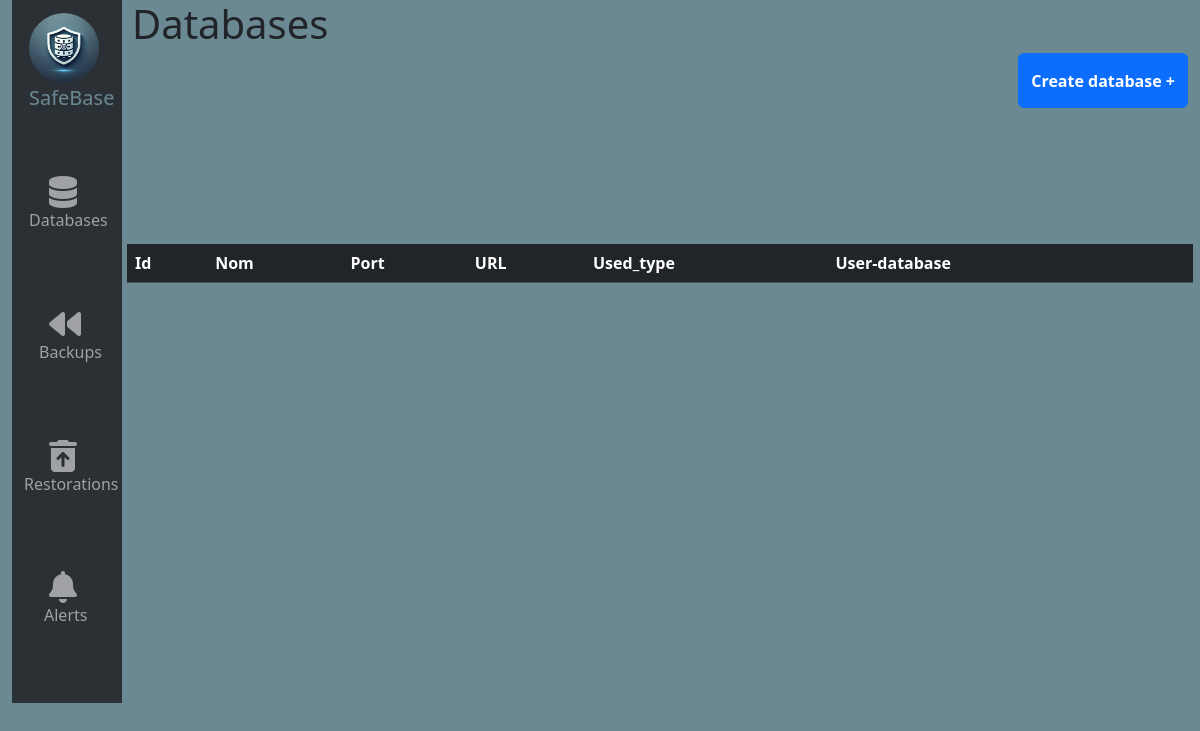
Before: / with the older database file.
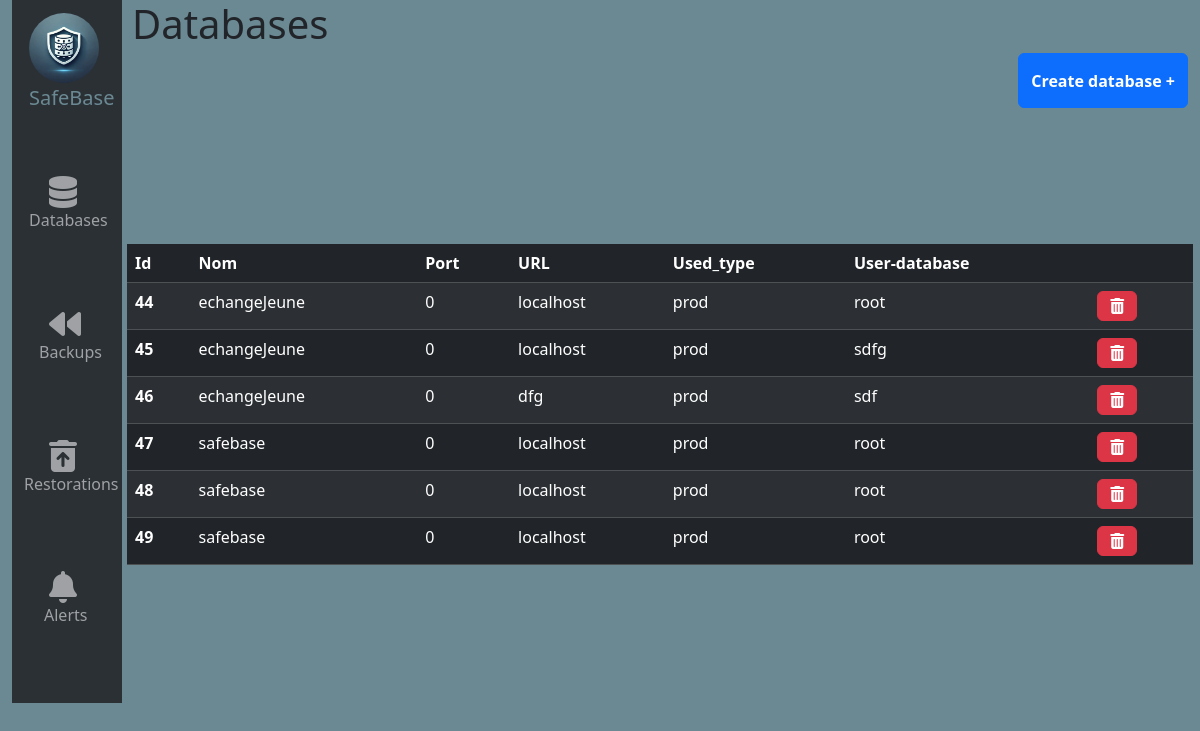
After: the same page with the newer database file.
### tables this page shows
CREATE TABLE `client_database` (
  `id` int NOT NULL AUTO_INCREMENT,
  `nom` varchar(50) DEFAULT NULL,
  `password` varchar(255) NOT NULL,
  `user_database` varchar(50) NOT NULL,
  `url` varchar(255) NOT NULL,
  `port` int DEFAULT NULL,
  `used_type` varchar(255) NOT NULL,
  `ID_Type` int NOT NULL,
  PRIMARY KEY (`id`),
  KEY `FK_Type` (`ID_Type`),
  CONSTRAINT `client_database_ibfk_1` FOREIGN KEY (`ID_Type`) REFERENCES `type` (`id`)
);

### src/Controller/CntrlAppli.php (called while the page is built, shortened)
<?php
class CntrlAppli
{
    public function getIndex()
    {
        $dao = new DaoAppli;
        $databases = $dao->getListDatabase();
        require 'src/view/index.php';
    }
}

### src/Dao/DaoAppli.php (called while the page is built, shortened)
<?php
class DaoAppli
{
    protected PDO $db;
    public function __construct(){
         $this->db = $this->getConnection();
    }
    private function getConnection() {
        $host       = "localhost";
        $db_name    = "safebase";
        $username   = "root";
        $password   = "toto";
        if (!isset($this->db)) {
            try {
                $this->db = new PDO("mysql:host=".$host.";charset=utf8;dbname=".$db_name, $username, $password);
                $this->db->setAttribute(PDO::ATTR_ERRMODE, PDO::ERRMODE_EXCEPTION);
            } catch (\PDOException $e) {
                    echo('Echec de la connexion: ' . $e->getMessage());
                die();
            }
        }
        return $this->db;
    }
    public function getListDatabase():array{
        $requete = Requete::SEL_CLIENT_DATABASE;
        $statement = $this->db->query($requete);
        $data=$statement->fetchAll();
        return $data;
    }
}

### src/View/index.php (the view, shortened to what this page needs)
<?php
require "header.php";
?>
<html>
<body>
    <div class="container-fluid d-flex">
        <?php require_once("NavBar.php") ?>
        <div class="d-flex flex-column w-100">
            <div class="d-flex justify-content-between mb-3">
                <h1 class="titre">Databases</h1>
                <button type="button" id="btnajout" data-bs-toggle="modal" data-bs-target="#exampleModal" class="btn btn-primary w-10">
                    Create database +
                </button>
            </div>
            <div class="w-100">
                <table class="table table-dark table-striped w-100">
                    <thead>
                        <tr>
                            <th scope="col">Id</th>
                            <th scope="col">Nom</th>
                            <th scope="col">Port</th>
                            <th scope="col">URL</th>
                            <th scope="col">Used_type</th>
                            <th scope="col">User-database</th>
                            <th scope="col"></th>
                        </tr>
                    </thead>
                    <tbody>
                        <?php foreach ($databases as $database) { ?>
                            <tr>
                                <th scope="row"><?= $database['id'] ?></th>
                                <td><?= $database['nom'] ?></td>
                                <td><?= $database['port'] ?></td>
                                <td><?= $database['url'] ?></td>
                                <td><?= $database['used_type'] ?></td>
                                <td><?= $database['user_database'] ?></td>
                                <td><button class="btn btn-danger delete" type="button" id="<?= $database['id'] ?>">
                                        <i class="fas fa-trash-alt"></i>
                                    </button>
                                </td>
                            </tr>
                        <?php } ?>
                    </tbody>
                </table>
            </div>
        </div>
    </div>
</body>
</html>

### index.php (shortened to what this page needs)
<?php
$uri = $_SERVER['REQUEST_URI'];
$route = explode('?', $uri)[0];
$method = strtolower($_SERVER['REQUEST_METHOD']);
$segments = explode('/', trim($route, '/'));
$cntrl = new CntrlAppli;
$cntrlBackup = new BackupController;
$cntrlAlert = new AlertController;
$cntrlRestore = new RestoreController;
if ($segments[0] == 'database') {
    if ($method=='get'){
        if (isset($segments[1])) {
        } else {
            $cntrl->getIndex();
        }
    } elseif ($method == "post"){
        $database = new Database();
        $database->create();
    } elseif ($method == "put") {
    } elseif ($method == "delete"){
        $database = new Database();
        $response = $database->delete($segments[1]);
        echo json_encode(['message' => $response]);
        return;
    }
} elseif ($segments[0] == 'Save') {
    $cntrlBackup->displayBackup();
} elseif ($segments[0] == 'restore') {
    $cntrlRestore->displayBackup();
} elseif ($segments[0] == 'Alert') {
    $cntrlAlert->displayAlert();
}
else
    $cntrl->getIndex();

### src/View/header.php (shortened to what this page needs)
<link href="https://cdn.jsdelivr.net/npm/bootstrap@5.3.1/dist/css/bootstrap.min.css" rel="stylesheet">
<link href="../../src/asset/css/styles.css" rel="stylesheet">
<link rel="stylesheet" href="https://cdnjs.cloudflare.com/ajax/libs/font-awesome/6.0.0-beta3/css/all.min.css">

### src/View/navbar.php
<nav class="navbar bg-body-tertiary d-flex flex-column vh-50" style="width: 110px;" data-bs-theme="dark">
    <div class="container-fluid">
        <a class="navbar-brand" id="basesafe" href="/">
            <img class="safebaseico" src="/src/View/safebase.ico" alt="SafeBase Icon" /></br>SafeBase
        </a>
        <div class="navbar-collapse" id="navbarNav">
            <ul class="navbar-nav flex-column">
                <li class="nav-item">
                    <a class="nav-link" id="base" aria-current="page" href="/">
                        <i class="fas fa-database"></i></br>Databases</a>
                </li>
                <li class="nav-item">
                    <a class="nav-link" id="backup" href="/Save">
                        <i class="fas fa-backward"></i></br>Backups</a>
                </li>
                <li class="nav-item">
                    <a class="nav-link" href="/Restorations">
                        <i class="fas fa-trash-can-arrow-up"></i></br>Restorations</a>
                </li>
                <li class="nav-item">
                    <a class="nav-link" id="bell" href="/Alert">
                        <i class="fas fa-bell"></i></br>Alerts</a>
                </li>
            </ul>
        </div>
    </div>
</nav>

### src/asset/css/styles.css (style rules this page uses)
.navbar-brand { color: #6b8993; margin-bottom: 50px; }
.nav-item { color:red; margin-bottom: 59.8px; }
#backup { margin-left: 15px; }
.fas.fa-database { font-size: 2rem; margin-left: 20px; }
.fas.fa-backward { font-size: 2rem; margin-left: 10px; }
.fas.fa-trash-can-arrow-up { font-size: 2rem; margin-left: 25px; }
.fas.fa-bell { font-size: 2rem; margin-left: 5px; }
.safebaseico { height: 70px; width: 70px; border-radius: 50%; }
#bell { margin-left: 20px; }
#basesafe { margin-left: 5px; }
#base { margin-left: 5px; }
.titre { margin-left: 10px; margin-bottom: 500px; }
body { background-color:#6b8993 ; }
#btnajout { margin-top: 5%; height: 10%; font-weight: bold; }
.table { margin-top: -30%; margin-left: 5px; }

Changed rows visible on the page:
added client_database: id "44", nom "echangeJeune", port "0", url "localhost", used_type "prod", user_database "root"
added client_database: id "45", nom "echangeJeune", port "0", url "localhost", used_type "prod", user_database "sdfg"
added client_database: id "46", nom "echangeJeune", port "0", url "dfg", used_type "prod", user_database "sdf"
added client_database: id "47", nom "safebase", port "0", url "localhost", used_type "prod", user_database "root"
added client_database: id "48", nom "safebase", port "0", url "localhost", used_type "prod", user_database "root"
added client_database: id "49", nom "safebase", port "0", url "localhost", used_type "prod", user_database "root"
